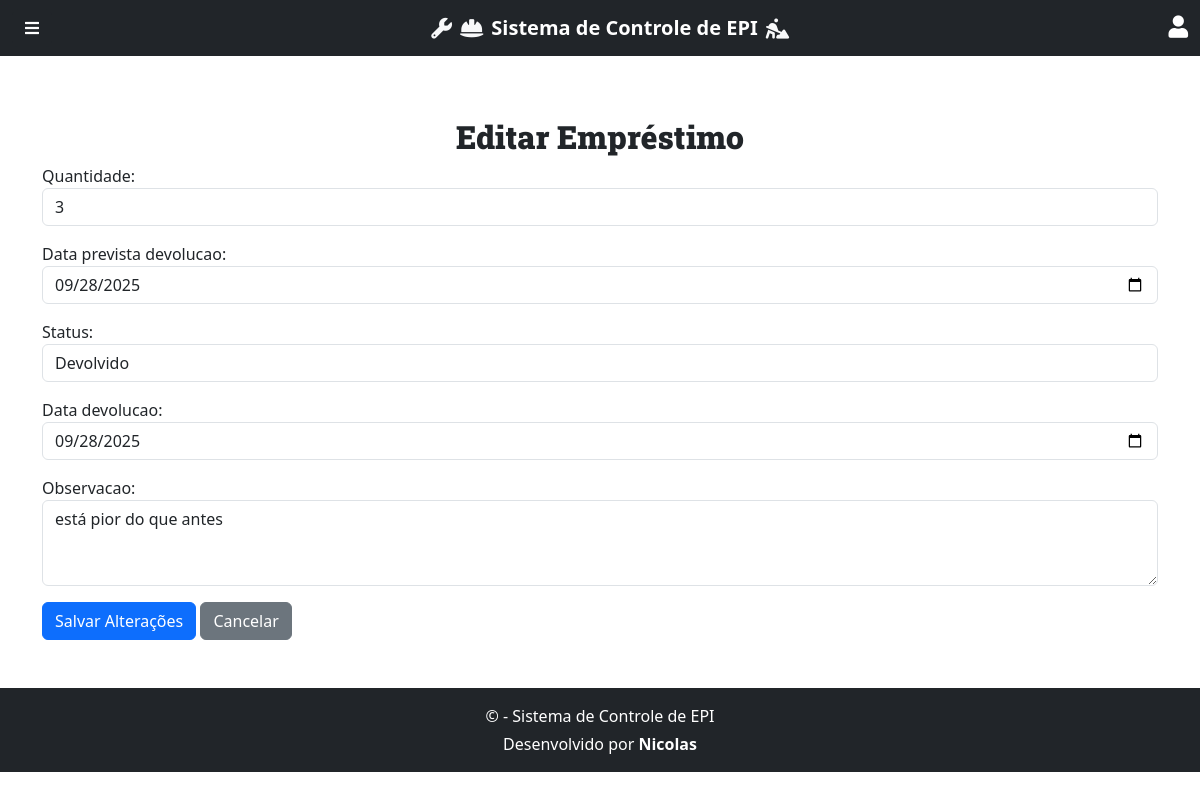
The page /emprestimos/17/editar/ on the database its author committed.
### core/models/emprestimo_model.py (models this page shows, shortened)
class Emprestimo(models.Model):
    STATUS_CHOICES = [
        ('emprestado', 'Emprestado'),
        ('fornecido', 'Fornecido'),
        ('devolvido', 'Devolvido'),
        ('danificado', 'Danificado'),
        ('perdido', 'Perdido'),
    ]
    colaborador = models.ForeignKey(Colaborador, on_delete=models.CASCADE)
    equipamento = models.ForeignKey(Equipamento, on_delete=models.CASCADE)
    quantidade = models.PositiveIntegerField()
    data_prevista_devolucao = models.DateField(default=timezone.now)
    data_emprestimo = models.DateField(auto_now_add=True)
    data_devolucao = models.DateField(blank=True, null=True)
    condicao_equipamento = models.CharField(max_length=100, blank=True, null=True)
    status = models.CharField(max_length=20, choices=STATUS_CHOICES, default='emprestado')
    observacao = models.TextField(blank=True, null=True)

### core/views/emprestimo_views.py (the view)
# urls.py: path('emprestimos/<int:id>/editar/', emprestimo_views.editar_emprestimo, name='editar_emprestimo'),
def editar_emprestimo(request, id):
    emprestimo = get_object_or_404(Emprestimo, id=id)
    if request.method == 'POST':
        form = UpdateEmprestimoForm(request.POST, instance=emprestimo)
        if form.is_valid():
            form.save()
            return redirect('criar_emprestimo')
    else:
        form = UpdateEmprestimoForm(instance=emprestimo)
    return render(request, 'core/pages/editar_emprestimo.html', {
        'form': form,
        'emprestimo': emprestimo
    })

### core/forms/emprestimo_form.py (shortened to what this page needs)
class UpdateEmprestimoForm(forms.ModelForm):
    STATUS_CHOICES = [
        ('emprestado', 'Emprestado'),
        ('fornecido', 'Fornecido'),
        ('devolvido', 'Devolvido'),
        ('danificado', 'Danificado'),
        ('perdido', 'Perdido'),
    ]
    status = forms.ChoiceField(choices=STATUS_CHOICES, widget=forms.Select(attrs={'class': 'form-control'}))
    class Meta:
        model = Emprestimo
        fields = ['quantidade', 'data_prevista_devolucao', 'condicao_equipamento', 'status', 'data_devolucao', 'observacao']
        widgets = {
            'quantidade': forms.NumberInput(attrs={'class': 'form-control', 'placeholder': 'Digite a quantidade aqui'}),
            'data_prevista_devolucao': forms.DateInput(attrs={'class': 'form-control', 'type': 'date'}),
            'data_devolucao': forms.DateInput(attrs={'class': 'form-control', 'type': 'date'}),
            'condicao_equipamento': forms.TextInput(attrs={'class': 'form-control', 'placeholder': 'Digite a condição do equipamento aqui'}),
            'observacao': forms.Textarea(attrs={'class': 'form-control', 'placeholder': 'Digite uma observação aqui', 'rows': 3}),
        }

### core/templates/core/pages/editar_emprestimo.html (shortened to what this page needs)
{% extends 'global/base.html' %}
{% load static %}
{% block content %}
  <div class="container mt-4">
    <h2>Editar Empréstimo</h2>
    <form action="{% url 'editar_emprestimo' emprestimo.id %}" method="POST" class="mb-5">
        <div class="mb-3">
            {{ form.quantidade.label_tag }}
            {{ form.quantidade }}
        </div>
        <div class="mb-3">
            {{ form.data_prevista_devolucao.label_tag }}
            {{ form.data_prevista_devolucao }}
        </div>
        <div class="mb-3">
          {{ form.status.label_tag }} {{ form.status }}
        </div>
        <div class="mb-3" id="dataDevolucaoField" style="display:none;">
          {{ form.data_devolucao.label_tag }} {{ form.data_devolucao }}
        </div>
        <div class="mb-3" id="observacaoField" style="display:none;">
          {{ form.observacao.label_tag }} {{ form.observacao }}
        </div>
        <button type="submit" class="btn btn-primary">Salvar Alterações</button>
        <a href="{% url 'criar_emprestimo' %}" class="btn btn-secondary">Cancelar</a>
    </form>
  </div>
{% endblock %}

### core/static/core/css/styles.css (style rules this page uses)
:root { --color-primary: #269fe6; --color-primary-hover: #2086c2; --color-primary-dark: #13141f; --color-primary-dark-hover: #212336; --color-primary-light: #d4ecfa; --color-primary-light-hover: #bdd8e7; --color-white: #fff; --color-black: #000; --color-dark-text: #444; --color-info-light: #cce5ff; --color-debug-light: #cce5ff; --color-success-light: #d4edda; --color-alert-light: #fff3cd; --color-warning-light: #fff3cd; --color-error-light: #f8d7da; --color-info-dark: #4d86c4; --color-debug-dark: #4d86c4; --color-success-dark: #4a9c5d; --color-alert-dark: #927f40; --color-warning-dark: #927f40; --color-error-dark: #da525d; --color-gray-0: #f9f9f9; --color-gray-1: #e0e0e0; --color-gray-2: #c7c7c7; --color-gray-3: #aeaeae; --color-gray-4: #959595; --color-gray-5: #7d7d7d; --color-gray-6: #646464; --color-gray-7: #4b4b4b; --color-gray-8: #323232; --color-gray-9: #191919; --font-primary: sans-serif; --font-headings: 'Roboto Slab', serif; --spacing-gutter-medium: 3rem; --spacing-gutter-large: 4rem; }
body { padding-top: 70px; }
h2 { font-family: var(--font-headings); font-weight: 900; text-align: center; }

### rows shown on the page
Emprestimo: quantidade "3", data_prevista_devolucao "09/28/2025", status "Devolvido", data_devolucao "09/28/2025", observacao "está pior do que antes"
